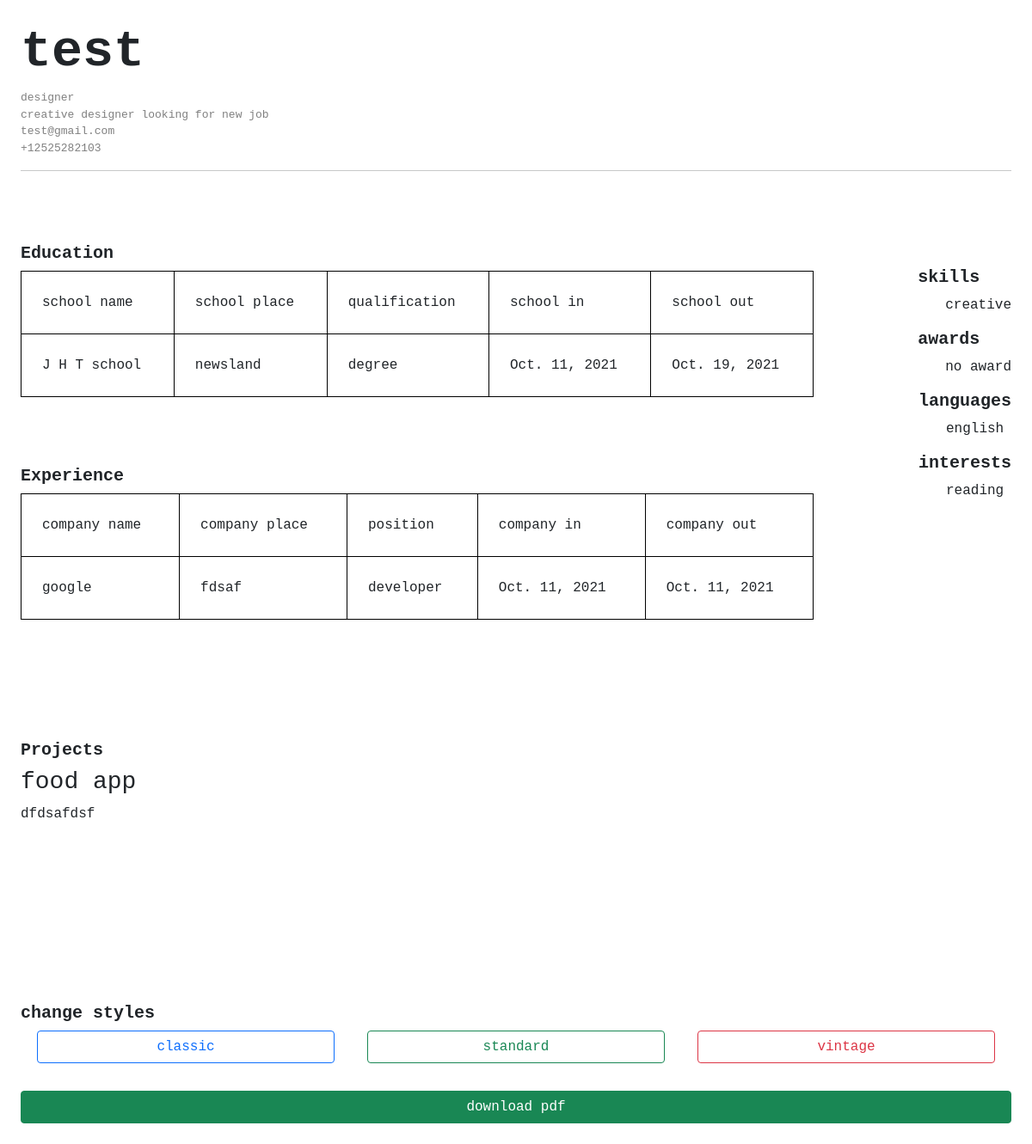
Screenshot of /detail-resume/40 with the database file from the repository.
### app/models.py (models this page shows, shortened)
class Resume_model(models.Model):
    name = models.CharField(max_length=50)
    profession = models.CharField(max_length=100)
    about_you_short = models.CharField( max_length=250)
    email = models.EmailField( max_length=254)
    phone = PhoneNumberField(unique= True)
    skills = models.CharField(max_length=25) # need more than one
    awards = models.CharField(max_length=250,null=True) # need more than one
    languages = models.CharField( max_length=50) # need more than one
    interests = models.CharField(max_length=50) # need more than one
    school_name = models.CharField(max_length=150)
    school_place = models.CharField(max_length=50)
    qualification = models.CharField(max_length=50)
    school_in = models.DateField()
    school_out = models.DateField()
    company_name = models.CharField(max_length=150)
    company_place = models.CharField(max_length=50)
    position = models.CharField(max_length=50)
    company_in = models.DateField()
    company_out = models.DateField()
    project_name = models.CharField(max_length=250)
    project_detail = models.TextField()

### app/views.py (the view)
# urls.py: path("detail-resume/<int:id>",views.Resume_detail_view.as_view(),name="detailresume"),
class Resume_detail_view(DetailView):
    template_name = "detail_resume.html"
    def get_object(self):
        id_ = self.kwargs.get('id')
        return get_object_or_404(Resume_model,id=id_)

### app/templates/detail_resume.html (shortened to what this page needs)
{% extends 'base.html' %}
{% load static %}
{% block css %} {% static 'detail_resume.css' %} {% endblock css %}
{% block content %}
    <div class="personal-head">
        <h1>{{object.name}}</h1>
        <p>{{object.profession}}</p>
        <p>{{object.about_you_short}} </p>
        <p>{{object.email}}</p>
        <p>{{object.phone}}</p>
    </div>
    <hr>
        <div class="skill">
            <h5>skills</h5>
            <ul>
                <li>{{object.skills}}</li>
            </ul>
        </div>
        <div class="award">
            <h5>awards</h5>
            <ul>
                <li>{{object.awards}}</li>
            </ul>
        </div>
        <div class="language">
            <h5>languages</h5>
            <ul>
                <li>{{object.languages}}</li>
            </ul>
        </div>
        <div class="intrests">
            <h5>interests</h5>
            <ul>
                <li>{{object.interests}}</li>
            </ul>
        </div>
    <div class="tables">
        <table>
            <h5>Education</h5>
            <tr>
                <td>school name</td>
                <td>school place</td>
                <td>qualification</td>
                <td>school in </td>
                <td>school out</td>
            </tr>
            <tr>
                <td>{{object.school_name}}</td>
                <td>{{object.school_place}}</td>
                <td>{{object.qualification}}</td>
                <td>{{object.school_in}}</td>
                <td>{{object.school_out}}</td>
            </tr>
        </table>
    </div>
    <div class="tables">
        <table>
            <h5>Experience</h5>
            <tr>
                <td>company name</td>
                <td>company place</td>
                <td>position</td>
                <td>company in </td>
                <td>company out</td>
            </tr>
            <tr>
                <td>{{object.company_name}}</td>
                <td>{{object.company_place}}</td>
                <td>{{object.position}}</td>
                <td>{{object.company_in}}</td>
                <td>{{object.company_out}}</td>
            </tr>
        </table>
    </div>
    <div class="projects">
        <h5>Projects</h5>
        <h3>{{object.project_name}}</h3>
        <p>{{object.project_detail}}</p>
    </div>
    <div>
        <h5>change styles</h5>
        <div class="styles">
             <button class="classic btn btn-outline-primary">classic</button>
            <button class="standard btn btn-outline-success">standard</button>
            <button class="vintage btn btn-outline-danger">vintage</button>
        </div>
    </div>
    <a class='btn btn-success' href="{% url 'to-pdf' %}">download pdf</a>
{% endblock content %}

### app/templates/base.html (shortened to what this page needs)
<!DOCTYPE html>
<html lang="en">
<head>
    <link href="https://cdn.jsdelivr.net/npm/bootstrap@5.1.3/dist/css/bootstrap.min.css" rel="stylesheet">
    <link rel="stylesheet" href="{% block css %}{% endblock css %}">
</head>
<body>
    {% block content %}{% endblock content %}
</body>
</html>

### app/static/detail_resume.css (style rules this page uses)
body { font-family: 'Courier New', Courier, monospace; margin: 0; padding: 2vw; display: flex; flex-direction: column; }
li { list-style: none; }
table,tr,td { border: 1px solid black; padding: 2vw; }
table { width: 80%; }
.tables { position: relative; bottom: 300px; margin-top: 5rem; }
.personal-head { width: 50%; }
.personal-head h1 { font-weight: bolder; font-size: 5vw; }
.personal-head p { color: gray; font-size: 13px; margin: 0; }
.skill,.award,.language,.intrests { align-self: flex-end; display: flex; flex-direction: column; position: relative; top: 6rem; }
.projects { position: relative; bottom: 12rem; margin-top: 2rem; }
h5 { font-weight: bolder; }
.styles { display: flex; flex-direction: row; justify-content: space-around; margin-bottom: 2rem; }
.styles button { width: 30%; }

### rows the page displays
Resume_model: name "test", profession "designer", about_you_short "creative designer looking for new job", email "test@gmail.com", phone "+12525282103", skills "creative", awards "no award", languages "english", interests "reading", school_name "J H T school", school_place "newsland", qualification "degree", school_in "Oct. 11, 2021", school_out "Oct. 19, 2021", company_name "google", company_place "fdsaf", position "developer", company_in "Oct. 11, 2021", company_out "Oct. 11, 2021", project_name "food app", project_detail "dfdsafdsf"
